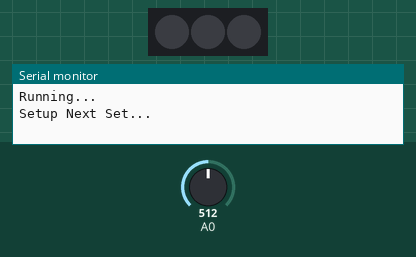
Recording of a sketch running on a simulated Arduino Uno, built with avr-gcc and run on an emulated ATmega328P. Shown: 3 RGB LEDs in strip order, left to right, the last lines printed to the serial monitor. The inputs (shaded band) are chosen by the test bench; at power-on: A0 = 512. Dim RGB values are drawn brighter than linear; random numbers use the default seed unless the sketch sets one.

Above: at 0.1 s.
At 3.05 s:
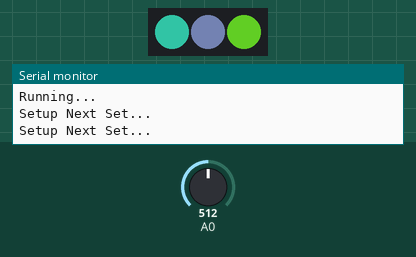
At 8.74 s:
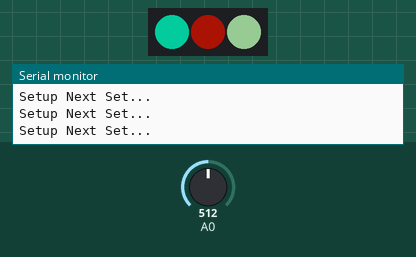
At 15.9 s:
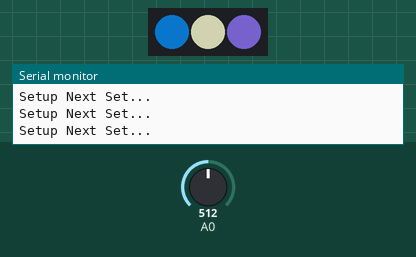
At 26.3 s:
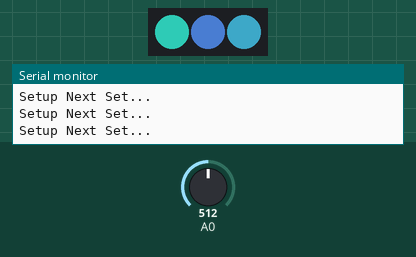
At 38.1 s:
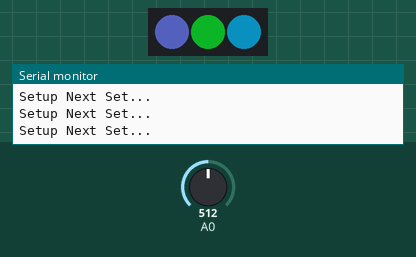
Timing chart, 0 to 40.0 s (numbered marks = the images above):
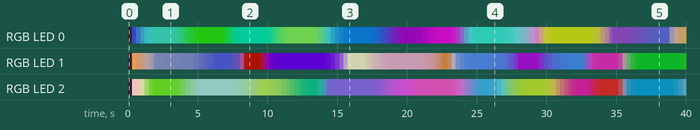

Measured:
- by itself, RGB LED 0: off → RGB(28, 35, 98) at 0.31 s, → RGB(27, 55, 92) 0.30 s later, → RGB(25, 70, 87) 0.30 s later, → RGB(24, 81, 83) 0.30 s later, … (129 changes in this stretch)
- by itself, RGB LED 1: off → RGB(180, 120, 68) at 0.31 s, → RGB(132, 94, 65) 0.30 s later, → RGB(96, 75, 62) 0.30 s later, → RGB(71, 61, 61) 0.30 s later, … (111 changes in this stretch)

The sketch:

simpleColorSwitch.ino
```cpp
#include <NeoPixelBus.h>
#include <NeoPixelAnimator.h>

const uint16_t PixelCount = 3; // make sure to set this to the number of pixels in your strip
const uint8_t PixelPin = 3;  // make sure to set this to the correct pin, ignored for Esp8266

NeoPixelBus<NeoGrbFeature, Neo800KbpsMethod> strip(PixelCount, PixelPin);
// For Esp8266, the Pin is omitted and it uses GPIO3 due to DMA hardware use.
// There are other Esp8266 alternative methods that provide more pin options, but also have
// other side effects.
// for details see wiki linked here https://github.com/Makuna/NeoPixelBus/wiki/ESP8266-NeoMethods

// NeoPixel animation time management object
NeoPixelAnimator animations(PixelCount, NEO_CENTISECONDS);

// create with enough animations to have one per pixel, depending on the animation
// effect, you may need more or less.
//
// since the normal animation time range is only about 65 seconds, by passing timescale value
// to the NeoPixelAnimator constructor we can increase the time range, but we also increase
// the time between the animation updates.
// NEO_CENTISECONDS will update the animations every 100th of a second rather than the default
// of a 1000th of a second, but the time range will now extend from about 65 seconds to about
// 10.9 minutes.  But you must remember that the values passed to StartAnimations are now
// in centiseconds.
//
// Possible values from 1 to 32768, and there some helpful constants defined as...
// NEO_MILLISECONDS        1    // ~65 seconds max duration, ms updates
// NEO_CENTISECONDS       10    // ~10.9 minutes max duration, centisecond updates
// NEO_DECISECONDS       100    // ~1.8 hours max duration, decisecond updates
// NEO_SECONDS          1000    // ~18.2 hours max duration, second updates
// NEO_DECASECONDS     10000    // ~7.5 days, 10 second updates
//

#if defined(NEOPIXEBUS_NO_STL)
// for AVR, you need to manage the state due to lack of STL/compiler support
// for Esp8266 you can define the function using a lambda and state is created for you
// see below for an example
struct MyAnimationState
{
    RgbColor StartingColor;  // the color the animation starts at
    RgbColor EndingColor; // the color the animation will end at
    AnimEaseFunction Easeing; // the acceleration curve it will use
};

MyAnimationState animationState[PixelCount];
// one entry per pixel to match the animation timing manager

void AnimUpdate(const AnimationParam& param)
{
    // first apply an easing (curve) to the animation
    // this simulates acceleration to the effect
    float progress = animationState[param.index].Easeing(param.progress);

    // this gets called for each animation on every time step
    // progress will start at 0.0 and end at 1.0
    // we use the blend function on the RgbColor to mix
    // color based on the progress given to us in the animation
    RgbColor updatedColor = RgbColor::LinearBlend(
        animationState[param.index].StartingColor,
        animationState[param.index].EndingColor,
        progress);
    // apply the color to the strip
    strip.SetPixelColor(param.index, updatedColor);
}
#endif

void SetRandomSeed()
{
    uint32_t seed;

    // random works best with a seed that can use 31 bits
    // analogRead on a unconnected pin tends toward less than four bits
    seed = analogRead(0);
    delay(1);

    for (int shifts = 3; shifts < 31; shifts += 3)
    {
        seed ^= analogRead(0) << shifts;
        delay(1);
    }

    // Serial.println(seed);
    randomSeed(seed);
}

void setup()
{
    Serial.begin(115200);
    while (!Serial); // wait for serial attach

    strip.Begin();
    strip.Show();

    SetRandomSeed();

    // just pick some colors
    for (uint16_t pixel = 0; pixel < PixelCount; pixel++)
    {
        RgbColor color = RgbColor(random(255), random(255), random(255));
        strip.SetPixelColor(pixel, color);
    }

    Serial.println();
    Serial.println("Running...");
}


void SetupAnimationSet()
{
    // setup some animations
    for (uint16_t pixel = 0; pixel < PixelCount; pixel++)
    {
        const uint8_t peak = 128;

        // pick a random duration of the animation for this pixel
        // since values are centiseconds, the range is 1 - 4 seconds
        uint16_t time = random(100, 400);

        // each animation starts with the color that was present
        RgbColor originalColor = strip.GetPixelColor(pixel);
        // and ends with a random color
        RgbColor targetColor = RgbColor(random(peak), random(peak), random(peak));
        // with the random ease function
        AnimEaseFunction easing;

        switch (random(3))
        {
        case 0:
            easing = NeoEase::CubicIn;
            break;
        case 1:
            easing = NeoEase::CubicOut;
            break;
        case 2:
            easing = NeoEase::QuadraticInOut;
            break;
        }

#if defined(NEOPIXEBUS_NO_STL)
        // each animation starts with the color that was present
        animationState[pixel].StartingColor = originalColor;
        // and ends with a random color
        animationState[pixel].EndingColor = targetColor;
        // using the specific curve
        animationState[pixel].Easeing = easing;

        // now use the animation state we just calculated and start the animation
        // which will continue to run and call the update function until it completes
        animations.StartAnimation(pixel, time, AnimUpdate);
#else
        // we must supply a function that will define the animation, in this example
        // we are using "lambda expression" to define the function inline, which gives
        // us an easy way to "capture" the originalColor and targetColor for the call back.
        //
        // this function will get called back when ever the animation needs to change
        // the state of the pixel, it will provide a animation progress value
        // from 0.0 (start of animation) to 1.0 (end of animation)
        //
        // we use this progress value to define how we want to animate in this case
        // we call RgbColor::LinearBlend which will return a color blended between
        // the values given, by the amount passed, hich is also a float value from 0.0-1.0.
        // then we set the color.
        //
        // There is no need for the MyAnimationState struct as the compiler takes care
        // of those details for us
        AnimUpdateCallback animUpdate = [=](const AnimationParam& param)
        {
            // progress will start at 0.0 and end at 1.0
            // we convert to the curve we want
            float progress = easing(param.progress);

            // use the curve value to apply to the animation
            RgbColor updatedColor = RgbColor::LinearBlend(originalColor, targetColor, progress);
            strip.SetPixelColor(pixel, updatedColor);
        };

        // now use the animation properties we just calculated and start the animation
        // which will continue to run and call the update function until it completes
        animations.StartAnimation(pixel, time, animUpdate);
#endif
    }
}

void loop()
{
    if (animations.IsAnimating())
    {
        // the normal loop just needs these two to run the active animations
        animations.UpdateAnimations();
        strip.Show();
    }
    else
    {
        Serial.println();
        Serial.println("Setup Next Set...");
        // example function that sets up some animations
        SetupAnimationSet();
    }
}
```
